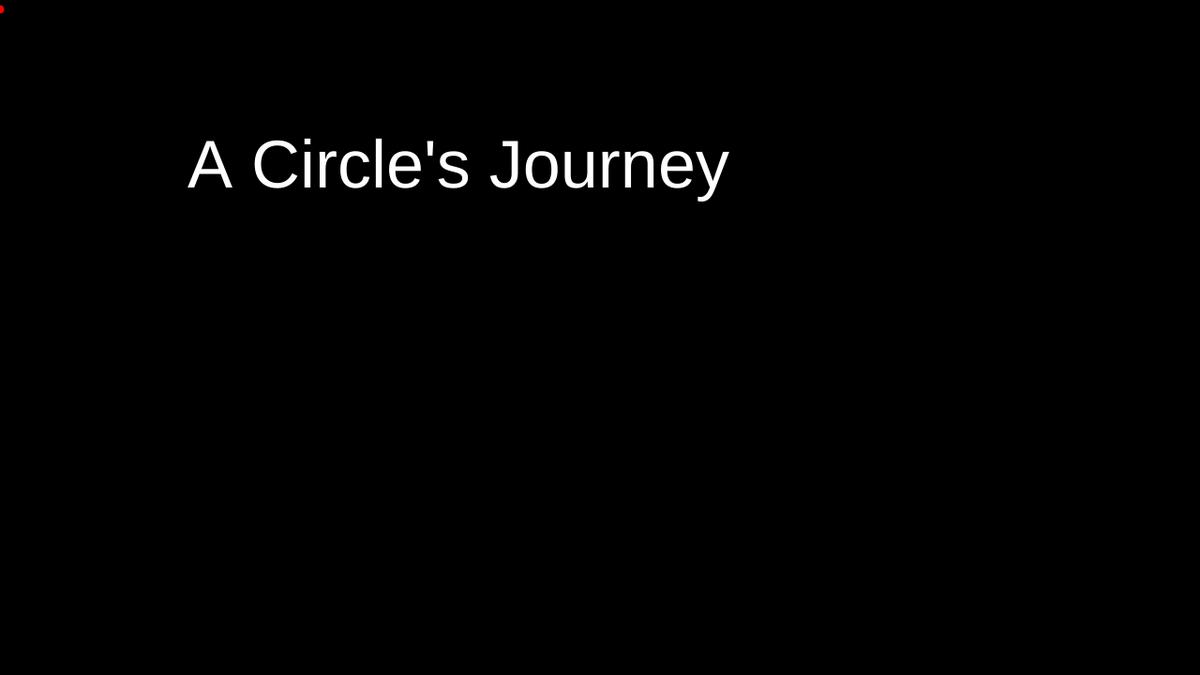
Frame 1 (no input)
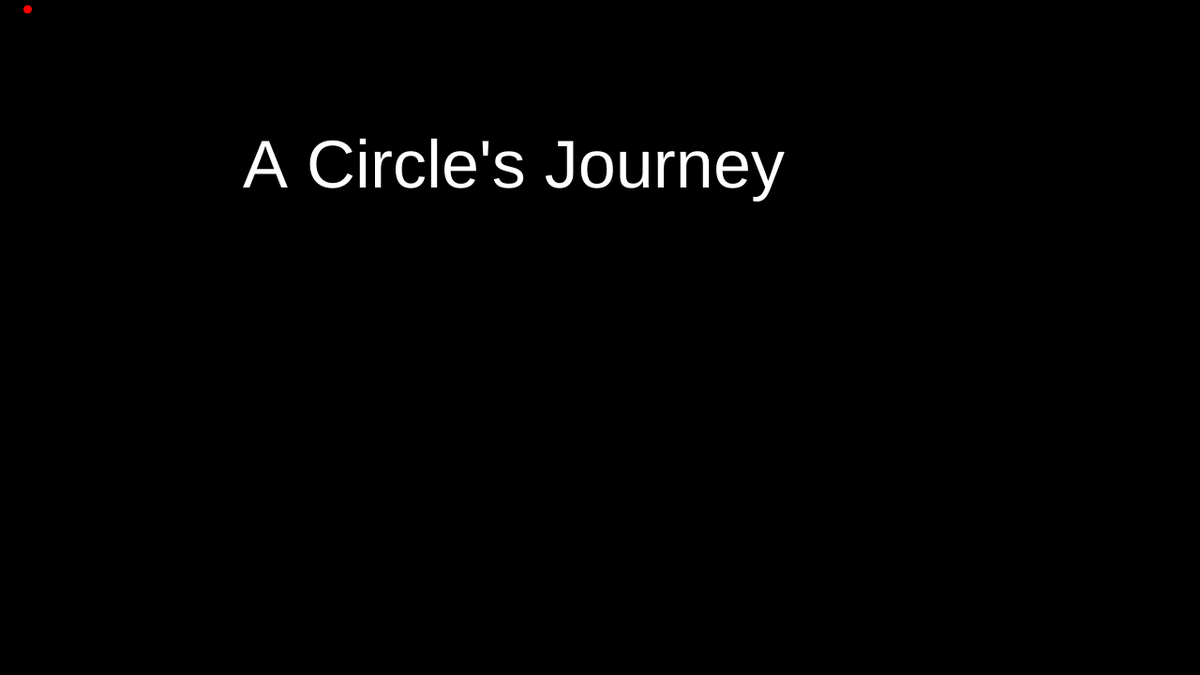
Frame 60 (no input)
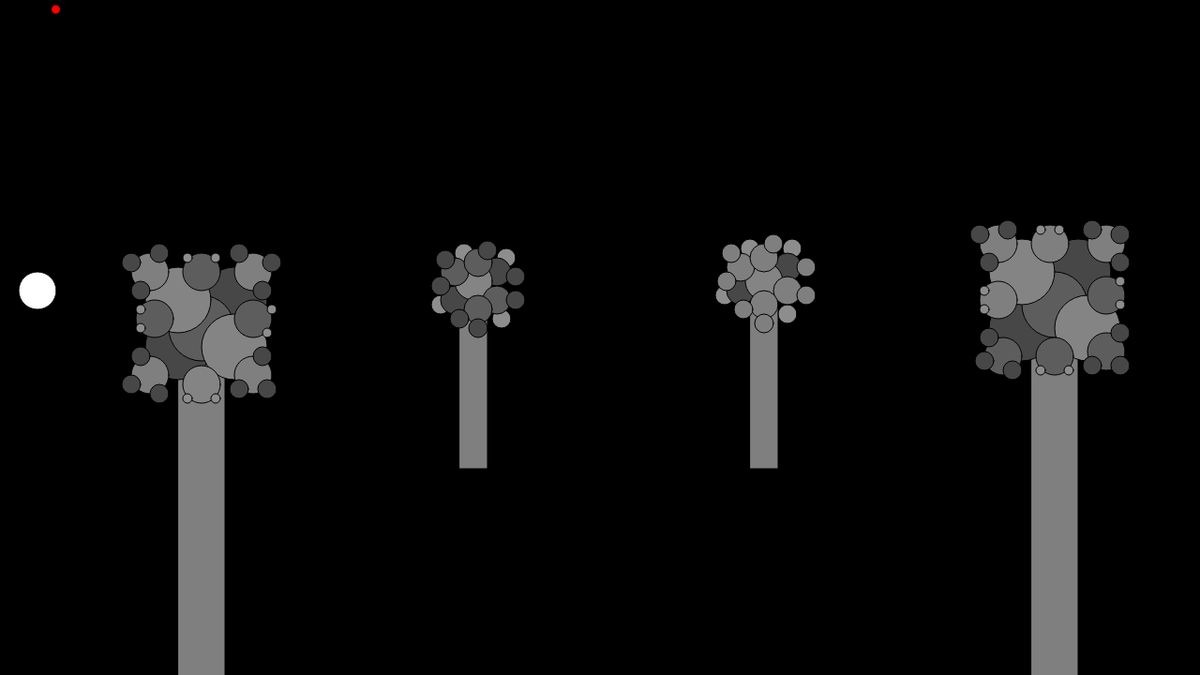
Frame 120 (the mouse pressed at the canvas centre since frame 60)

The p5.js sketch that drew these frames (run headless with seeded random() and noise() and a simulated clock; from frame 60 on, the mouse is pressed at the canvas centre):

// p5.js sketch
// ── sketch.js


//for the text
var xposTwo = 200
var textColor = 255

//for the circle that moves
var diameter = 40
var xpos = 0
var ypos = 310

//for fly circles 
var shapes = []
var xposFly = 0

//timer
var timerx = 0

function setup() {
  createCanvas(1280, 720);

for (var i = 0; i < 30; i++) {
  shapes[i] = {
    x: 300,
    y: 200,
    display: function() {
      stroke(255);
      noFill();
      ellipse(this.x, this.y, 40, 40);
    },
    move: function() {
      this.x = this.x + random(-2, 2);
      this.y = this.y + random(-2, 2);
    }
  }
}


      }
  

function draw() {
  background(0);


  //timer
  fill(255, 0, 0)
  ellipse(timerx, 10, 10, 10)
  timerx += 0.5

  //opener text
  textSize(72);
  fill(textColor);
  text("A Circle's Journey", xposTwo, 200);
  xposTwo++



  //makes text dissapear at a certain point  
  if (timerx >= 40) {
    textColor = 0
      //also this is the then of the if statement, trees and circle appear after text leaves
      //trees
      //stumps for trees
    
        
      
    fill(127, 127, 127)
    rect(190, 350, 50, 400);
    rect(1100, 350, 50, 400);
    rect(490, 300, 30, 200);
    rect(800, 300, 30, 200);
    //tree "leaves" for center right trees
    fill(141, 141, 141);
    ellipse(540, 275, 20, 20);
    ellipse(535, 340, 20, 20);
    ellipse(470, 325, 20, 20);
    ellipse(495, 270, 20, 20);
    fill(71, 71, 71);
    ellipse(485, 320, 30, 30);
    ellipse(530, 290, 30, 30);
    fill(132, 132, 132);
    ellipse(505, 300, 40, 40);
    fill(93, 93, 93);
    ellipse(530, 320, 30, 30);
    ellipse(510, 330, 30, 30);
    ellipse(485, 290, 30, 30);
    ellipse(510, 280, 30, 30);
    fill(71, 71, 71);
    ellipse(550, 295, 20, 20);
    ellipse(550, 320, 20, 20);
    ellipse(510, 350, 20, 20);
    ellipse(490, 340, 20, 20);
    ellipse(470, 305, 20, 20);
    ellipse(475, 277, 20, 20);
    ellipse(520, 267, 20, 20);
    //tree"leaves" for center left tree
    fill(141, 141, 141);
    ellipse(800, 265, 20, 20);
    ellipse(773, 315, 20, 20);
    ellipse(840, 335, 20, 20);
    ellipse(845, 265, 20, 20);
    fill(71, 71, 71);
    ellipse(840, 285, 30, 30);
    ellipse(790, 310, 30, 30);
    fill(132, 132, 132);
    ellipse(815, 300, 40, 40);
    fill(127, 127, 127);
    ellipse(840, 310, 30, 30);
    ellipse(815, 325, 30, 30);
    ellipse(790, 285, 30, 30);
    ellipse(815, 275, 30, 30);
    fill(127, 127, 127);
    ellipse(825, 260, 20, 20);
    ellipse(860, 285, 20, 20);
    ellipse(860, 315, 20, 20);
    ellipse(815, 345, 20, 20);
    ellipse(793, 330, 20, 20);
    ellipse(775, 300, 20, 20);
    ellipse(780, 270, 20, 20);
    //finally our manin character ellipse
  
    
    fill(255, 255, 255)
    ellipse(xpos, 310, diameter, diameter);
        xpos++

    
    //tree "leaves" for farthest right tree
    fill(71, 71, 71);
    ellipse(250, 320, 70, 70);
    ellipse(190, 370, 70, 70);
    fill(93, 93, 93);
    ellipse(215, 350, 70, 70);
    fill(132, 132, 132);
    ellipse(250, 370, 70, 70);
    ellipse(190, 320, 70, 70);
    ellipse(215, 410, 40, 40);
    fill(93, 93, 93);
    ellipse(215, 290, 40, 40);
    ellipse(165, 340, 40, 40);
    ellipse(270, 340, 40, 40);
    fill(127, 127, 127);
    ellipse(270, 400, 40, 40);
    ellipse(270, 290, 40, 40);
    ellipse(160, 290, 40, 40);
    ellipse(160, 400, 40, 40);
    fill(71, 71, 71);
    ellipse(170, 420, 20, 20);
    ellipse(140, 410, 20, 20);
    ellipse(150, 380, 20, 20);
    fill(141, 141, 141);
    ellipse(150, 350, 10, 10);
    ellipse(150, 330, 10, 10);
    fill(71, 71, 71);
    ellipse(150, 310, 20, 20);
    ellipse(140, 280, 20, 20);
    ellipse(170, 270, 20, 20);
    fill(141, 141, 141);
    ellipse(200, 275, 10, 10);
    ellipse(230, 275, 10, 10);
    ellipse(230, 425, 10, 10);
    ellipse(200, 425, 10, 10);
    fill(71, 71, 71);
    ellipse(280, 380, 20, 20);
    ellipse(285, 415, 20, 20);
    ellipse(255, 415, 20, 20);
    ellipse(255, 270, 20, 20);
    ellipse(290, 280, 20, 20);
    ellipse(280, 310, 20, 20);
    fill(141, 141, 141);
    ellipse(290, 330, 10, 10);
    ellipse(285, 355, 10, 10);

    //tree 'leaves' for far right tree
    fill(71, 71, 71);
    ellipse(1150, 290, 70, 70);
    ellipse(1090, 350, 70, 70);
    fill(93, 93, 93);
    ellipse(1125, 325, 70, 70);
    fill(132, 132, 132);
    ellipse(1090, 290, 70, 70);
    ellipse(1160, 350, 70, 70);
    fill(127, 127, 127);
    ellipse(1065, 320, 40, 40);
    ellipse(1065, 260, 40, 40);
    ellipse(1120, 260, 40, 40);
    ellipse(1180, 260, 40, 40);
    fill(93, 93, 93);
    ellipse(1180, 315, 40, 40);
    ellipse(1180, 375, 40, 40);
    ellipse(1125, 380, 40, 40);
    ellipse(1070, 380, 40, 40);
    fill(71, 71, 71);
    ellipse(1080, 395, 20, 20);
    ellipse(1050, 385, 20, 20);
    ellipse(1055, 360, 20, 20);
    fill(141, 141, 141);
    ellipse(1050, 330, 10, 10);
    ellipse(1050, 310, 10, 10);
    fill(71, 71, 71);
    ellipse(1055, 280, 20, 20);
    ellipse(1045, 250, 20, 20);
    ellipse(1075, 245, 20, 20);
    fill(141, 141, 141);
    ellipse(1110, 245, 10, 10);
    ellipse(1130, 245, 10, 10);
    fill(71, 71, 71);
    ellipse(1165, 245, 20, 20);
    ellipse(1195, 250, 20, 20);
    ellipse(1195, 280, 20, 20);
    fill(141, 141, 141);
    ellipse(1195, 300, 10, 10);
    ellipse(1195, 325, 10, 10);
    fill(71, 71, 71);
    ellipse(1195, 355, 20, 20);
    ellipse(1195, 390, 20, 20);
    ellipse(1165, 390, 20, 20);
    fill(141, 141, 141);
    ellipse(1140, 395, 10, 10);
    ellipse(1110, 395, 10, 10);
      
//timer for below
 if (timerx >= 650) {
    
    
    //circle going away from fly circles
    fill(255);
  noStroke();
  ellipse(xposFly, 310, diameter, diameter);
  xpos += 2



// if(xpos >= 700){
  
  fill(255);
  noStroke();
  ellipse(xposFly, 310, diameter, diameter);
  xpos += 5

  
  for(var i = 0; i < shapes.length; i++) {
    shapes[i].move();
    shapes[i]. display();
    

    }
  } 
}
      
  


  }



     // }
    
